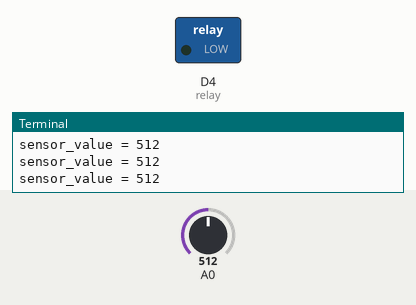
Recording of a program running on a simulated Raspberry Pi (BCM pin numbers) with a GrovePi. Parts: switched loads named in the program (green lamp = pin HIGH), the last lines printed to the terminal. The inputs (shaded band) are chosen by the test bench; at power-on: A0 = 512 (analog values on the 0–1023 scale).

Above: at 1.2 s.
1.3 s: A0 set to 21
2.8 s: A0 set to 18
At 4.1 s:
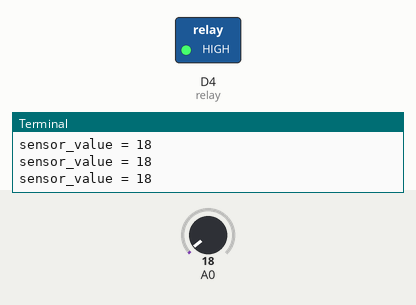
4.5 s: A0 set to 122
At 5.6 s:
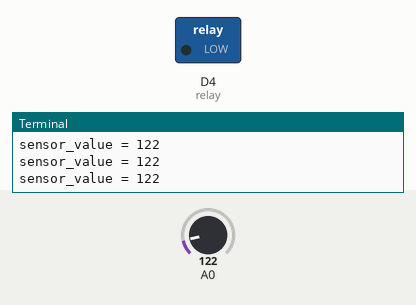
6.0 s: A0 set to 10
At 7.2 s:
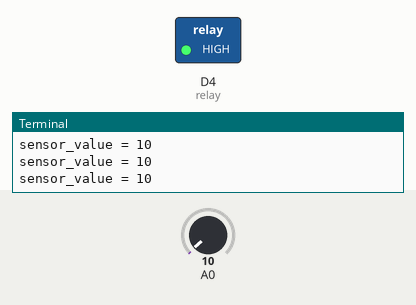
Timing chart, 0 to 8.5 s (numbered marks = the images above; inputs shaded):
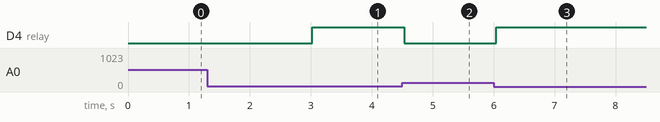

Measured:
- the behaviour switches between 20 and 19 on A0 (found by bisection; images 0 and 1)
- after the input at 2.8 s, D4 (relay): LOW → HIGH after 0.23 s
- after the input at 4.5 s, D4 (relay): HIGH → LOW at once
- after the input at 6.0 s, D4 (relay): LOW → HIGH after 0.05 s

The program:

auto-light.py
```python
'''

'''

import time
import grovepi
#PARAMS
#PINS
light_sensor = 0 # A0
relay = 4        # D4

# Turn on LED once sensor exceeds threshold resistance
threshold = 20

grovepi.pinMode(light_sensor,"INPUT")
grovepi.pinMode(relay,"OUTPUT")

while True:
    try:
        # Get sensor value
        sensor_value = grovepi.analogRead(light_sensor)

        if sensor_value < threshold:
            # Send HIGH to switch on LED
            grovepi.digitalWrite(relay,1)
        else:
            # Send LOW to switch off LED
            grovepi.digitalWrite(relay,0)

        print("sensor_value = %d " %(sensor_value))
        time.sleep(.5)

    except IOError:
        print ("Error")
```
